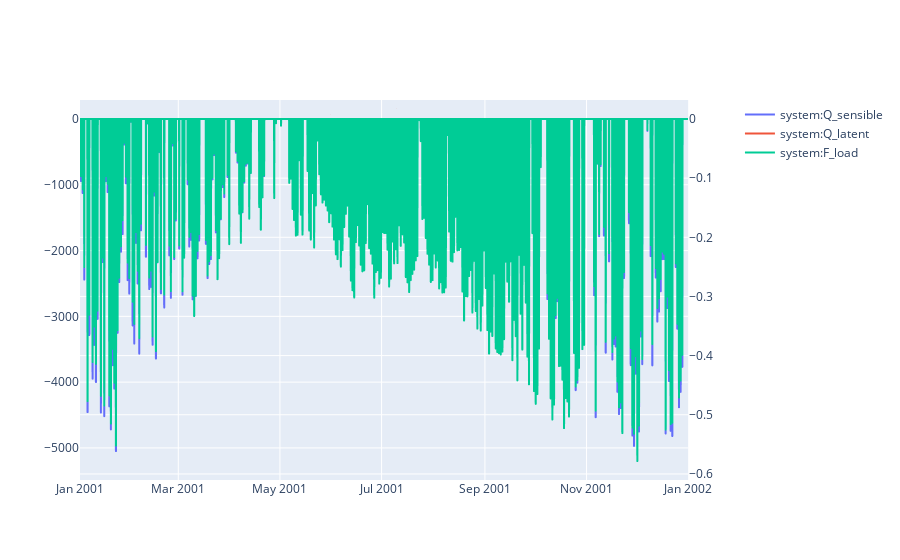

Write notebook code for a chart like this one.
### Code cell
variables = [pro.component("system").variable("Q_sensible"),
             pro.component("system").variable("Q_latent"),
             pro.component("system").variable("F_load")
             ] 
sim.plot(pro.dates(),variables,axis=[1,1,2])

### Figure 1 — Plotly figure (JSON) as saved in the notebook; plotly's stock layout.template omitted (floating-point values rounded to 4 significant figures; data arrays with more than 128 entries replaced by an {"elided": "..."} marker saying what was removed)
{"data": [{"hovertemplate": "date=%{x}<br>system:Q_sensible=%{y}<extra></extra>", "legendgroup": "", "line": {"dash": "solid"}, "marker": {"symbol": "circle"}, "mode": "lines", "name": "system:Q_sensible", "showlegend": true, "type": "scattergl", "x": {"elided": "8760 str values"}, "xaxis": "x", "y": {"elided": "8760 float values"}, "yaxis": "y"}, {"hovertemplate": "date=%{x}<br>system:Q_latent=%{y}<extra></extra>", "legendgroup": "", "line": {"dash": "solid"}, "marker": {"symbol": "circle"}, "mode": "lines", "name": "system:Q_latent", "showlegend": true, "type": "scattergl", "x": {"elided": "8760 str values"}, "xaxis": "x", "y": {"elided": "8760 float values"}, "yaxis": "y"}, {"hovertemplate": "date=%{x}<br>system:F_load=%{y}<extra></extra>", "legendgroup": "", "line": {"dash": "solid"}, "marker": {"symbol": "circle"}, "mode": "lines", "name": "system:F_load", "showlegend": true, "type": "scattergl", "x": {"elided": "8760 str values"}, "xaxis": "x", "y": {"elided": "8760 float values"}, "yaxis": "y2"}], "layout": {"xaxis": {"anchor": "y", "domain": [0, 0.94]}, "yaxis": {"anchor": "x", "domain": [0, 1]}, "yaxis2": {"anchor": "x", "overlaying": "y", "side": "right"}}}
